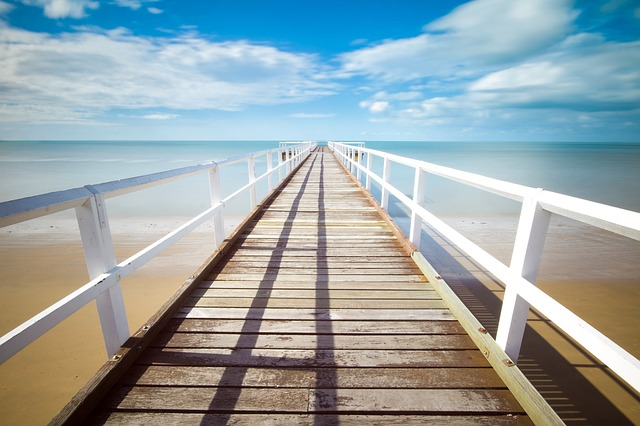
%> input picture vaja2/pier.jpg, 640 x 426 px
$ octave vaja2_naloga2c.m   (GNU Octave 9; MATLAB toolbox functions it lacks are replaced by stand-ins)
%> lines starting %> are read from the running program, lines starting %| are printed output that depends on the picture; in (x1, y1, x2, y2) boxes, pixels count from 0 and x2, y2 are one past the last pixel; in counts of white or black regions, pixels touching at a corner belong together; the program's own positions count from 1
I = rgb2gray(imread("pier.jpg"));
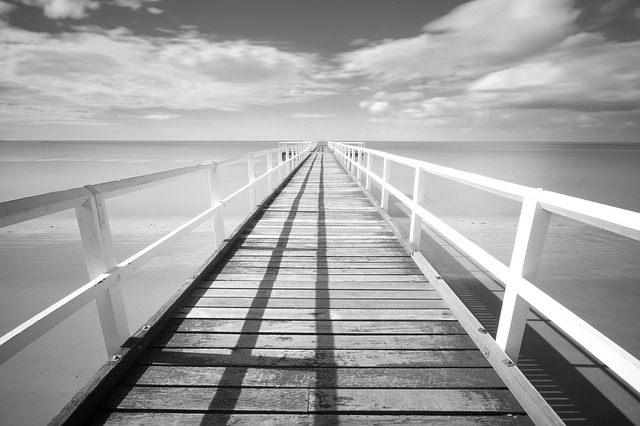
%> I: size 426x640 uint8; min 2, max 255, mean 160.6

bw = edge(I,'canny');
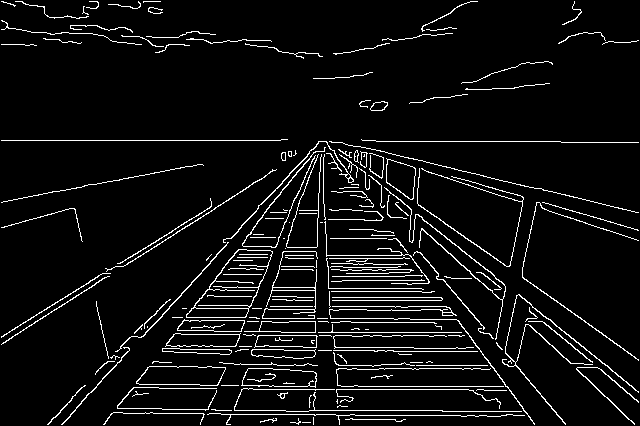
%> bw: size 426x640 logical; 6.2% white in thin lines or dots
bw2 = edge(I,'sobel');
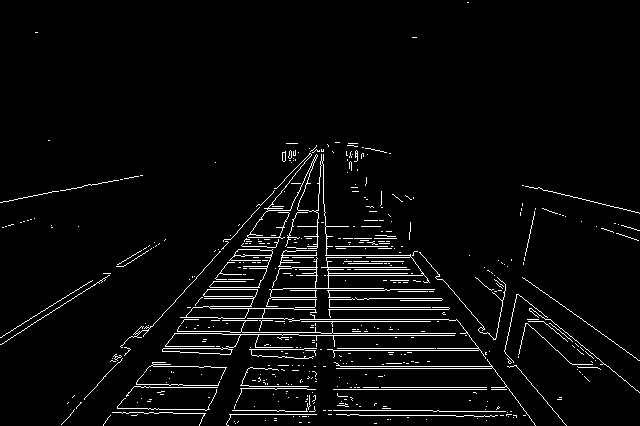
%> bw2: size 426x640 logical; 3.9% white in thin lines or dots
bw3 = edge(I,'prewitt');
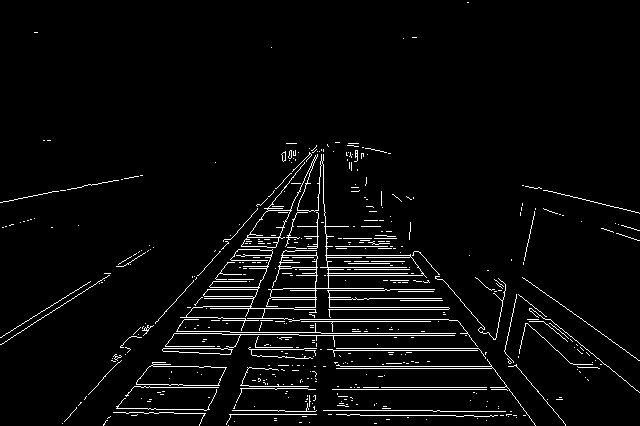
%> bw3: size 426x640 logical; 3.9% white in thin lines or dots
bw4 = edge(I,'roberts');
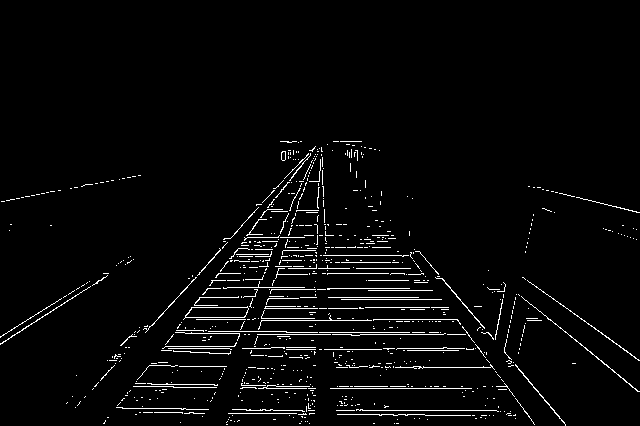
%> bw4: size 426x640 logical; 3.1% white in thin lines or dots, all inside (x1, y1, x2, y2) = (0, 141, 640, 426)
bw5 = edge(I,'canny', 0.1);
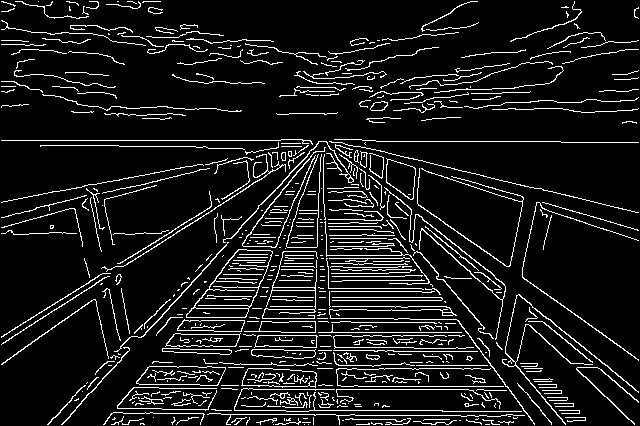
%> bw5: size 426x640 logical; 9.8% white in thin lines or dots

figure(1);
colormap gray;
subplot(2,3,1);
imagesc(I);
title("Original");

subplot(2,3,2);
imagesc(bw);
title("Canny");
subplot(2,3,3);
imagesc(bw2);
title("Sobel");
subplot(2,3,4);
imagesc(bw3);
title("Prewitt");
subplot(2,3,5);
imagesc(bw4);
title("Roberts");
subplot(2,3,6);
imagesc(bw5);
title("Simple treshold");

$ run again, with vaja2/bricks.jpg copied over vaja2/pier.jpg
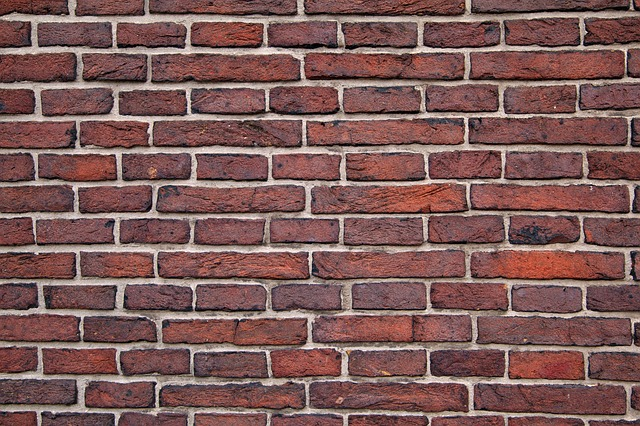
%> input picture vaja2/bricks.jpg, 640 x 426 px
%> `bw = edge(I,'canny');`:
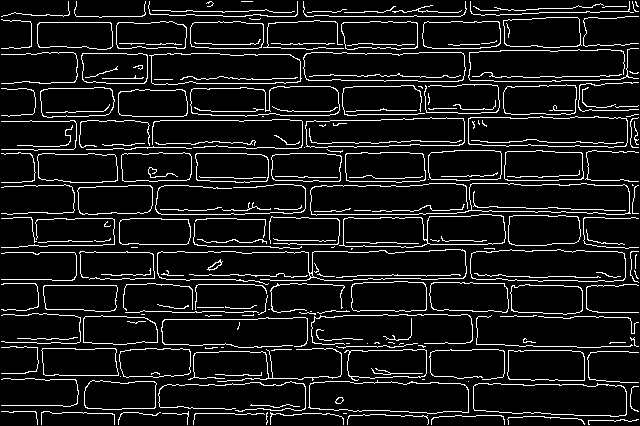
%> bw: size 426x640 logical; 9.5% white in thin lines or dots
%> bw2: size 426x640 logical; 6.1% white in thin lines or dots
%> bw3: size 426x640 logical; 6.1% white in thin lines or dots
%> bw4: size 426x640 logical; 3.7% white in thin lines or dots
%> `bw5 = edge(I,'canny', 0.1);`:
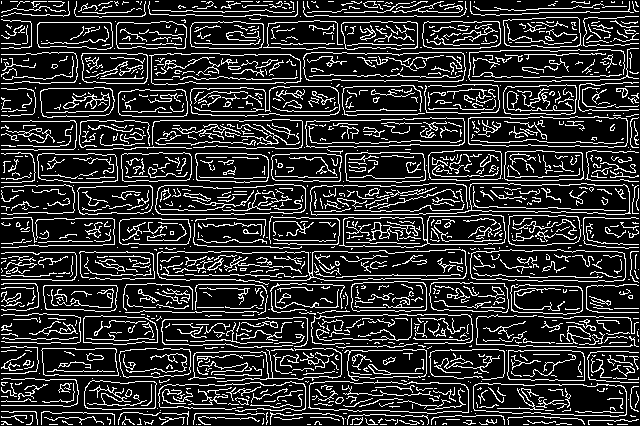
%> bw5: size 426x640 logical; 19% white in thin lines or dots
